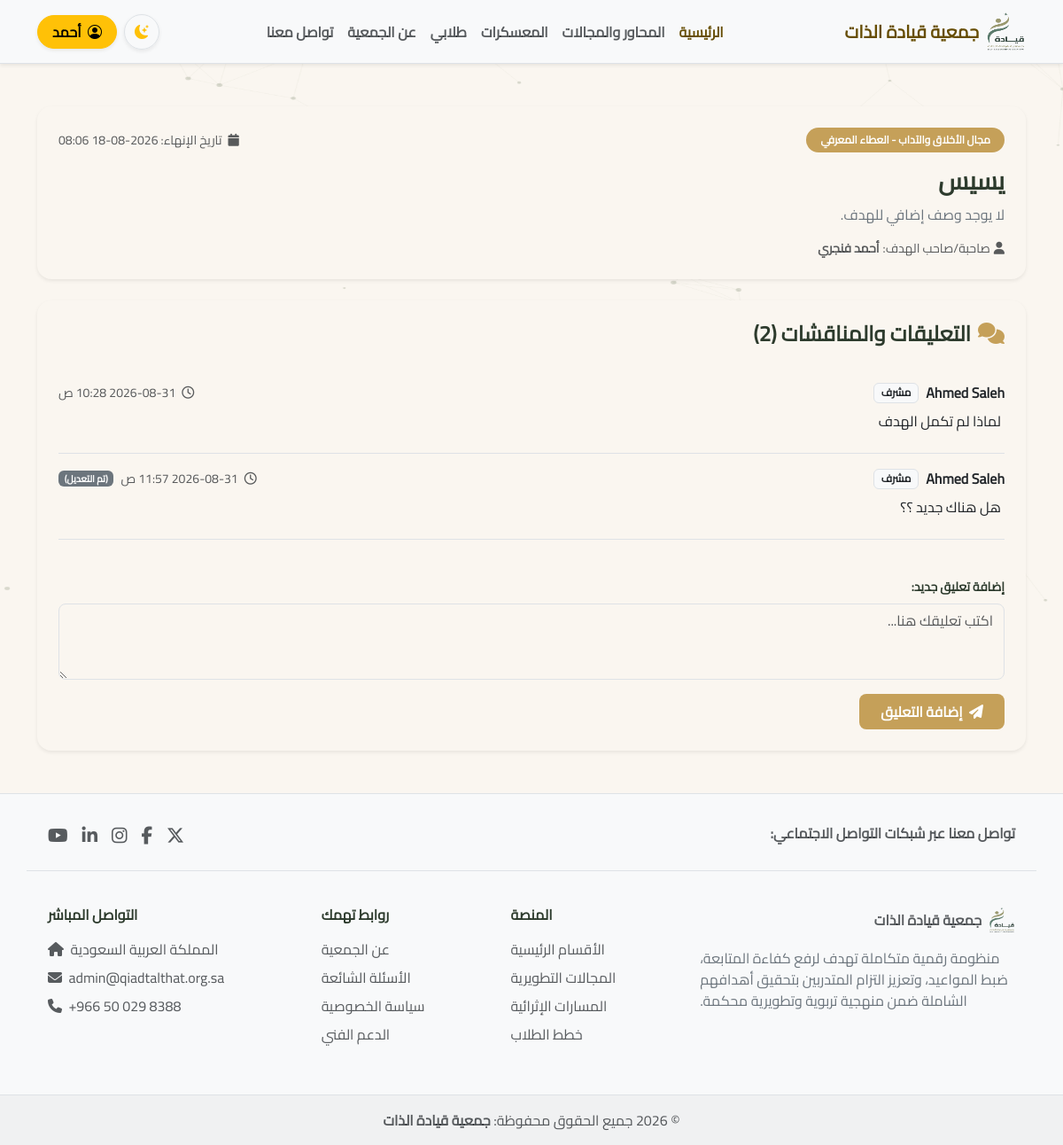
The app's page /goals/4/ (signed in) with its own data.
### user/models.py (models this page shows, shortened)
class CustomUser(AbstractUser):
    class Role(models.TextChoices):
        SYSTEM_ADMIN = 'SYSTEM_ADMIN', 'مدير النظام'
        MANAGER = 'MANAGER', 'مدير'
        SUPERVISOR = 'SUPERVISOR', 'مشرف'
        STUDENT = 'STUDENT', 'طالب'
    email = models.EmailField(
        unique=True,
        verbose_name='البريد الإلكتروني',
        error_messages={'unique': 'هذا البريد الإلكتروني مستخدم بالفعل.'}
    )
    phone_regex = RegexValidator(
        regex=r'^(05|\+9665)[0-9]{8}$',
        message="رقم الجوال يجب أن يكون بصيغة صحيحة (مثال: 0591234567 أو +966591234567)."
    )
    phone_number = models.CharField(
        validators=[phone_regex],
        max_length=15,
        unique=True,
        null=True,
        blank=True,
        verbose_name='رقم الجوال',
        error_messages={'unique': 'رقم الجوال مستخدم بالفعل.'},
        help_text='مثال: 0591234567 أو +966591234567'
    )
    role = models.CharField(
        max_length=20,
        choices=Role.choices,
        default=Role.STUDENT,
        verbose_name='نوع المستخدم'
    )
    supervisor = models.ForeignKey(
        'self',
        on_delete=models.SET_NULL,
        null=True,
        blank=True,
        related_name='students',
        limit_choices_to={'role': Role.SUPERVISOR},
        verbose_name='المشرف المباشر'
    )
    REQUIRED_FIELDS = ['email', 'first_name', 'last_name']

### core/models.py (models this page shows, shortened)
class Goal(models.Model):
    class Status(models.TextChoices):
        IN_PROGRESS = 'IN_PROGRESS', 'قيد التنفيذ'
        COMPLETED = 'COMPLETED', 'مكتمل'
        DELAYED = 'DELAYED', 'متأخر'
        EXTENDED = 'EXTENDED', 'ممدد'
    user = models.ForeignKey(CustomUser, on_delete=models.CASCADE, related_name='goals', verbose_name='المستخدم')
    domain = models.ForeignKey(Domain, on_delete=models.CASCADE, related_name='goals', verbose_name='المجال')
    track = models.ForeignKey(Track, on_delete=models.CASCADE, related_name='goals', verbose_name='المسار')
    title = models.CharField(max_length=150, verbose_name='عنوان الهدف')
    description = models.TextField(blank=True, verbose_name='الوصف')
    due_datetime = models.DateTimeField(verbose_name="الموعد الزمني للتنفيذ")
    completed_at = models.DateTimeField(null=True, blank=True, verbose_name="تاريخ ووقت الإنجاز الفعلي")
    status = models.CharField(max_length=20, choices=Status.choices, default=Status.IN_PROGRESS, verbose_name='حالة التنفيذ')
    notes = models.TextField(blank=True, verbose_name='ملاحظات المشرف/الطالب')
    created_at = models.DateTimeField(auto_now_add=True, verbose_name='تاريخ الإنشاء')
    updated_at = models.DateTimeField(auto_now=True, verbose_name='تاريخ التحديث')
    class Meta:
        verbose_name = 'هدف'
        verbose_name_plural = 'الأهداف'
        ordering = ['due_datetime']

class Domain(models.Model):
    category = models.ForeignKey(Category, on_delete=models.CASCADE, related_name='domains', verbose_name='المحور')
    name = models.CharField(max_length=150, unique=True, verbose_name='اسم المجال')
    description = models.TextField(blank=True, verbose_name='الوصف')
    tracks = models.ManyToManyField(Track, related_name='domains', verbose_name='المسارات')
    class Meta:
        verbose_name = 'مجال'
        verbose_name_plural = 'المجالات'

class Track(models.Model):
    name = models.CharField(max_length=100, unique=True, verbose_name='اسم المسار')
    description = models.TextField(blank=True, verbose_name='وصف عام للمسار')
    class Meta:
        verbose_name = 'مسار'
        verbose_name_plural = 'المسارات'

class GoalComment(models.Model):
    goal = models.ForeignKey(Goal, on_delete=models.CASCADE, related_name='comments', verbose_name='الهدف')
    user = models.ForeignKey(CustomUser, on_delete=models.CASCADE, related_name='comments', verbose_name='المستخدم')
    comment = models.TextField(verbose_name='التعليق')
    created_at = models.DateTimeField(auto_now_add=True, verbose_name='تاريخ الإنشاء')
    updated_at = models.DateTimeField(auto_now=True, verbose_name='تاريخ التعديل')
    class Meta:
        verbose_name = 'تعليق عن الهدف'
        verbose_name_plural = 'تعليقات عن الأهداف'
        ordering = ['created_at']
    @property
    def is_edited(self):
        return (self.updated_at - self.created_at).total_seconds() > 2

### core/views.py (the view, shortened to what this page needs)
# urls.py: path('goals/<int:goal_id>/', views.goal_detail_view, name='goal_detail'),
@login_required(login_url='login')
def goal_detail_view(request, goal_id):
    goal = get_object_or_404(Goal, id=goal_id)
    is_owner = (goal.user == request.user)
    is_supervisor = (goal.user.supervisor == request.user)
    is_admin_or_manager = request.user.role in [CustomUser.Role.SYSTEM_ADMIN, CustomUser.Role.MANAGER]
    if not (is_owner or is_supervisor or is_admin_or_manager):
        raise PermissionDenied("عذراً، لا تملك صلاحية عرض هذا الهدف.")
    comments = goal.comments.all()
    context = {
        'goal': goal,
        'comments': comments,
    }
    return render(request, 'core/goal_detail.html', context)

### core/templates/core/goal_detail.html (shortened to what this page needs)
{% extends 'core/base.html' %}
{% block content %}
<div class="container py-4">
    <div class="card border-0 shadow-sm rounded-4 p-4 mb-4">
        <div class="d-flex justify-content-between align-items-center mb-3">
            <span class="badge bg-gold text-white px-3 py-2 rounded-pill">{{ goal.domain.name }} - {{ goal.track.name }}</span>
            <small class="text-muted"><i class="fas fa-calendar me-1"></i> تاريخ الإنهاء: {{ goal.due_datetime|date:"Y-m-d H:i" }}</small>
        </div>
        <h3 class="fw-bold text-olive mb-2">{{ goal.title }}</h3>
        <p class="text-secondary mb-3">{{ goal.description|default:"لا يوجد وصف إضافي للهدف." }}</p>
        <div class="d-flex align-items-center text-muted small">
            <i class="fas fa-user me-1"></i> صاحبة/صاحب الهدف: <strong class="ms-1">{{ goal.user.get_full_name|default:goal.user.username }}</strong>
        </div>
    </div>
    <div class="card border-0 shadow-sm rounded-4 p-4">
        <h4 class="fw-bold text-olive mb-4">
            <i class="fas fa-comments text-gold me-2"></i>التعليقات والمناقشات ({{ comments.count }})
        </h4>
        <div class="mb-4">
            {% for comment in comments %}
            <div class="border-bottom py-3">
                <div class="d-flex justify-content-between align-items-center mb-2">
                    <div class="d-flex align-items-center">
                        <strong class="text-dark me-2">{{ comment.user.get_full_name|default:comment.user.username }}</strong>
                        <span class="badge bg-light text-dark border small">{{ comment.user.get_role_display }}</span>
                    </div>
                    <div class="small text-muted d-flex align-items-center gap-2">
                        <span><i class="far fa-clock me-1"></i> {{ comment.created_at|date:"Y-m-d h:i A" }}</span>
                        {% if comment.is_edited %}
                            <span class="badge bg-secondary text-white small" title="تم تعديل هذا التعليق">(تم التعديل)</span>
                        {% endif %}
                    </div>
                </div>
                <p class="text-dark mb-2 ms-1">{{ comment.comment }}</p>
            </div>
            {% empty %}
            <div class="text-center py-4 text-muted">
                <i class="far fa-comment-dots fs-2 mb-2"></i>
                <p class="mb-0">لا توجد تعليقات حتى الآن. كن أول من يعلق!</p>
            </div>
            {% endfor %}
        </div>
        <form method="post" class="mt-3">
            <div class="mb-3">
                <label class="form-label fw-bold small text-olive">إضافة تعليق جديد:</label>
                <textarea name="comment" class="form-control rounded-3" rows="3" placeholder="اكتب تعليقك هنا..." required></textarea>
            </div>
            <button type="submit" class="btn btn-gold text-white fw-bold px-4 py-2 rounded-3">
                <i class="fas fa-paper-plane me-1"></i> إضافة التعليق
            </button>
        </form>
    </div>
</div>
{% endblock %}

### core/templates/core/header.html (shortened to what this page needs)
{% load static %}
<nav class="navbar navbar-expand-lg bg-body-tertiary shadow-sm py-2 sticky-top border-bottom">
    <div class="container">
        <a class="navbar-brand d-flex align-items-center gap-2" href="/">
            <img id="logoImage" src="{% static 'img/logo.png' %}" alt="شعار الجمعية" width="45" height="45" class="d-inline-block align-text-top">
            <span class="fw-bold text-warning-emphasis d-none d-sm-inline">جمعية قيادة الذات</span>
        </a>
        <div class="collapse navbar-collapse" id="mainNavbar">
            <ul class="navbar-nav mx-auto mb-2 mb-lg-0 text-center fw-semibold">
                <li class="nav-item">
                    <a class="nav-link active text-warning-emphasis" href="/">الرئيسية</a>
                </li>
                <li class="nav-item">
                    <a class="nav-link text-body-secondary" href="{% url 'category_list' %}">المحاور والمجالات</a>
                </li>
                <li class="nav-item">
                    <a class="nav-link text-body-secondary" href="{% url 'camp_list' %}">المعسكرات</a>
                </li>
                {% if request.user.is_authenticated and request.user.role in "SYSTEM_ADMIN MANAGER SUPERVISOR" %}
                <li class="nav-item">
                    <a class="nav-link text-body-secondary" href="{% url 'supervisor_students_list' %}">طلابي</a>
                </li>
                {% endif %}
                <li class="nav-item">
                    <a class="nav-link text-body-secondary" href="{% url 'about' %}">عن الجمعية</a>
                </li>
                <li class="nav-item">
                    <a class="nav-link text-body-secondary" href="{% url 'contact' %}">تواصل معنا</a>
                </li>
            </ul>
            <div class="d-flex align-items-center justify-content-center gap-2 mt-3 mt-lg-0">
                <button class="btn btn-outline-warning border rounded-circle p-2 d-flex align-items-center justify-content-center shadow-sm" id="themeToggleBtn" type="button" style="width: 40px; height: 40px;" title="تغيير المظهر">
                    <i class="bi bi-moon-stars-fill text-warning" id="themeIcon"></i>
                </button>
                {% if user.is_authenticated %}
                    <div class="dropdown">
                        <button class="btn btn-warning rounded-pill px-3 fw-bold shadow-sm" type="button" id="userMenu" data-bs-toggle="dropdown" aria-expanded="false">
                            <i class="bi bi-person-circle me-1"></i> {{ user.first_name|default:user.username }}
                        </button>
                    </div>
                {% else %}
                    <a href="{% url 'login' %}" class="btn btn-warning rounded-pill px-3 fw-bold shadow-sm">تسجيل الدخول</a>
                {% endif %}
            </div>
        </div>
    </div>
</nav>

### static/css/style.css (style rules this page uses)
:root, [data-bs-theme="light"] { --h1-color: #1a1a1a; --h2-color: #2c3e50; --h3-color: #34495e; --body-bg: #ffffff; --body-color: #212529; --link-color: #0d6efd; }
body { font-family: 'Cairo', sans-serif !important; }

### core/templates/core/base.html (style rules this page uses)
:root, [data-bs-theme="light"] { --brand-olive: #2D3B2D; --brand-olive-light: #3D4F3D; --brand-gold: #C5A059; --brand-gold-hover: #b38e47; --brand-beige: #FAF6F0; --brand-beige-dark: #EFE8DC; --bs-primary: var(--brand-olive); --bs-primary-rgb: 45, 59, 45; --bs-body-bg: var(--brand-beige); --bs-body-color: #212529; }
.text-olive { color: var(--brand-olive) !important; }
.bg-gold { background-color: var(--brand-gold) !important; }
.text-gold { color: var(--brand-gold) !important; }
.btn-gold { background-color: var(--brand-gold); color: #ffffff !important; border: none; }

### records on screen
CustomUser: first_name "أحمد"
Goal: domain.name "مجال الأخلاق والآداب", track.name "العطاء المعرفي", due_datetime "2026-08-18 08:06", title "يسيس", description "لا يوجد وصف إضافي للهدف.", user.get_full_name "أحمد فنجري", count "2"
GoalComment: user.get_full_name "Ahmed Saleh", user.role "مشرف", created_at "2026-08-31 10:28 ص", comment "لماذا لم تكمل الهدف"
GoalComment: user.get_full_name "Ahmed Saleh", user.role "مشرف", created_at "2026-08-31 11:57 ص", shows "(تم التعديل)", comment "هل هناك جديد ؟؟"
